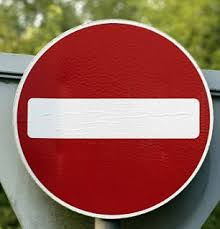
#> input picture img/002.jpg, 220 x 229 px; its folder holds only this picture in this run
$ jupyter execute --allow-errors Traffic_Sign_Classifier.ipynb   (shell and % lines are left out)
#> lines starting #> are read from the running program, lines starting #| are printed output that depends on the picture
# Self-Driving Car Engineer Nanodegree

## Deep Learning

## Project: Build a Traffic Sign Recognition Classifier

In this notebook, a template is provided for you to implement your functionality in stages which is required to successfully complete this project. If additional code is required that cannot be included in the notebook, be sure that the Python code is successfully imported and included in your submission, if necessary. Sections that begin with **'Implementation'** in the header indicate where you should begin your implementation for your project. Note that some sections of implementation are optional, and will be marked with **'Optional'** in the header.

In addition to implementing code, there will be questions that you must answer which relate to the project and your implementation. Each section where you will answer a question is preceded by a **'Question'** header. Carefully read each question and provide thorough answers in the following text boxes that begin with **'Answer:'**. Your project submission will be evaluated based on your answers to each of the questions and the implementation you provide.

>**Note:** Code and Markdown cells can be executed using the **Shift + Enter** keyboard shortcut. In addition, Markdown cells can be edited by typically double-clicking the cell to enter edit mode.

---
## Step 0: Load The Data

[cell 1]
# Load pickled data
import pickle

training_file = 'train.p'
testing_file = 'test.p'

#> (the rest of this cell did not finish here and is left out)

---

## Step 1: Dataset Summary & Exploration

The pickled data is a dictionary with 4 key/value pairs:

- `'features'` is a 4D array containing raw pixel data of the traffic sign images, (num examples, width, height, channels).
- `'labels'` is a 2D array containing the label/class id of the traffic sign. The file `signnames.csv` contains id -> name mappings for each id.
- `'sizes'` is a list containing tuples, (width, height) representing the the original width and height the image.
- `'coords'` is a list containing tuples, (x1, y1, x2, y2) representing coordinates of a bounding box around the sign in the image. **THESE COORDINATES ASSUME THE ORIGINAL IMAGE. THE PICKLED DATA CONTAINS RESIZED VERSIONS (32 by 32) OF THESE IMAGES**

#> (a cell that did not finish here is left out)

To give us some intuition about the data, we plot a random selection of 100 images from the training set.

[cell 3]
import pandas as pd
import matplotlib.pyplot as plt
import numpy as np
import matplotlib.gridspec as gridspec


# [21 lines left out: function draw_sample, not called in this run]

#> (the rest of this cell did not finish here and is left out)

----

## Step 2: Design and Test a Model Architecture

Design and implement a deep learning model that learns to recognize traffic signs. Train and test your model on the [German Traffic Sign Dataset](http://benchmark.ini.rub.de/?section=gtsrb&subsection=dataset).

There are various aspects to consider when thinking about this problem:

- Neural network architecture
- Play around preprocessing techniques (normalization, rgb to grayscale, etc)
- Number of examples per label (some have more than others).
- Generate fake data.

Here is an example of a [published baseline model on this problem](http://yann.lecun.com/exdb/publis/pdf/sermanet-ijcnn-11.pdf). It's not required to be familiar with the approach used in the paper but, it's good practice to try to read papers like these.

### Implementation

### Question 1

*Describe how you preprocessed the data. Why did you choose that technique?*

I experimented with a number of different pre-processings techniques:

- Grayscale vs. RGB vs. YUV
- Min-max normalization vs. CLAHE (contrast-limited adaptive histogram equalization)

I looked into adaptive histogram equalization as a way to deal with the many images where the contrast with too low. Histogram equalization normalizes the CDF of pixel values; adaptive histogram equalization applies the normalization to local cross-sections of the data similar to how a convolutional layer strides across an image.

This technique is usually applied to grayscale images, but I also tried applying it to each of the RGB channels. The latter ended up distorting the color distributions and introducing a lot more noise.

Besides grayscaling images, I also tried YUV encoding, which LeCunn and Semanet used in their paper (http://yann.lecun.com/exdb/publis/pdf/sermanet-ijcnn-11.pdf). The authors of that paper said they then applied "global and local contrast normalization", which I coded up with the help of `cv2`.

[cell 4]
import cv2

# [10 lines left out: functions preprocess_gray_min_max, preprocess_gray_hist_equalization, not called in this run]

def preprocess_color_min_max(img):
    img_norm = (img - np.min(img, axis=(0,1)))/(np.max(img, axis=(0,1))-np.min(img, axis=(0,1)))
    return img_norm

# [15 lines left out: functions preprocess_color_hist_equalization, preprocess_yuv, not called in this run]

#> (the rest of this cell did not finish here and is left out)

In the end, RGB color channels with min-max normalization yielded the best results on both testing and training datasets.

### Question 2

_Describe how you set up the training, validation and testing data for your model. **Optional**: If you generated additional data, how did you generate the data? Why did you generate the data? What are the differences in the new dataset (with generated data) from the original dataset?_

For each image in the original data set, I applied a random combination of rotation/affine transformation/translation using the opencv2 library to quintuple the size of the original training data.

I applied the same pre-processing steps I used in the training data to the images in test.p.

[cell 5]
## Generate fake training data by applying rotations/translations/affine transformations to original images
## Credit for image-jittering function goes to Vivek Yadav
## https://nbviewer.jupyter.org/github/vxy10/SCND_notebooks/blob/master/preprocessing_stuff/img_transform_NB.ipynb

# [39 lines left out: function transform_image, not called in this run]

X_fake = []
y_fake = []
#> (the rest of this cell did not finish here and is left out)

After adding the "jittered" images, I shuffled the training data and set aside 5% of the data to serve as a validation set.

[cell 6]
from sklearn.utils import shuffle
from sklearn.model_selection import train_test_split

#> (the rest of this cell did not finish here and is left out)

Let's see what the training data looks like after normalization and jittering.

#> (a cell that did not finish here is left out)

### Question 3

What does your final architecture look like? (Type of model, layers, sizes, connectivity, etc.)

I used the Lenet-5 digit classification model with an output vector of size 43 instead of 10 as a baseline.

The LeNet-5 archicture takes in a 32x32xC input (C is the number of channels; in this case, 3).

- The first convolutional layer consists of 6 feature maps of 5x5x3 convolutions with stride 1. We apply 2x2 max pooling to each 28x28 channel in the output to generate a layer of size 14x14x6.
- The second convolutional layer consists of 16 feature maps of 5x5x6 convolutions with stride 1. Again, we apply 2x2 max pooling to each 10x10 channel in the output to generate a layer of size 5x5x16.
- Two fully connected layers of size 120 and 84.
- Output layer of size 43.

The activation function for each layer of the LeNet-5 model is a rectified linear unit (ReLU).

In addition to the baseline LeNet model, I tried two alternative architectures to adapt the original network for a larger output layer. I used the same convolutional layers, but removed one of the max pooling layers. The intuition behind this was that since the traffic sign images contained a much richer feature set than handwritten digits, I wouldn't need to do as much downsampling. Removing one of the max pooling layers resulted in a pair of fully connected layers that were approximately 4 times the size of the fully connected layers in the LeNet setup (which was good considering we had ~4 times as many output classes).

LeNet_NoPool1 removes the first max pooling layer; LeNet_NoPool2 removes the second.

[cell 8]
import tensorflow as tf
from tensorflow.contrib.layers import flatten

# [96 lines left out: functions LeNet, LeNet_NoPool2, LeNet_NoPool1, not called in this run]

### Question 4

_How did you train your model? (Type of optimizer, batch size, epochs, hyperparameters, etc.)_

I used a 43-way softmax to convert the neural network output to a vector of probabilities corresponding to each output class. The objective function I chose to minimize was cross-entropy, which rewards both accuracy and confidence of our NN predictions.

Batch size was 64. I trained the model for 10 epochs, or until the first epoch in which validation error stopped decreasing (whichever came first).

The optimizer I used was the Adam optimizer, which performs stochastic gradient descent, with learning rate 0.001. I used the MNIST digit classification problem as a baseline for this part of the challenge.

#> (a cell that did not finish here is left out)

### Question 5

_What approach did you take in coming up with a solution to this problem? It may have been a process of trial and error, in which case, outline the steps you took to get to the final solution and why you chose those steps. Perhaps your solution involved an already well known implementation or architecture. In this case, discuss why you think this is suitable for the current problem._

The approach I took was largely trial and error. Simply plugging in the LeNet architecture from the lab got me fairly high accuracy on the validation set (~95%), but only 90% on the test data.

The steps I took to improve my model were roughly as follows:

- Jittering images to generate additional training data
- Experimenting with different pre-processing methods.
- Trying different batch sizes/epochs (this was the least useful, although I did find early termination to be useful).
- Modifying the LeNet architecture. Here is the testing accuracy I achieved with the three different models:
-- LeNet: 92.4%
-- LeNet, minus second pooling layer: 94.0%
-- LeNet, minus first pooling layer: 95.1%

Modifying the archicture to increase the number of nodes in the neural network resulted in significant improvements over the baseline LeNet model.

#> (a cell that did not finish here is left out)

The modified LeNet-5 neural network is able to predict testing data from the German traffic sign dataset with ~95% accuracy. Not bad!

#> (a cell that did not finish here is left out)

---

## Step 3: Test a Model on New Images

Take several pictures of traffic signs that you find on the web or around you (at least five), and run them through your classifier on your computer to produce example results. The classifier might not recognize some local signs but it could prove interesting nonetheless.

You may find `signnames.csv` useful as it contains mappings from the class id (integer) to the actual sign name.

### Question 6

_Choose five candidate images of traffic signs and provide them in the report. Are there any particular qualities of the image(s) that might make classification difficult? It could be helpful to plot the images in the notebook._

I decided to test my model against non-German traffic signs. Most of the ones I found were US signs. A human being should be able to follow a foreign country's traffic signs with little or no difficulty.

The images I chose are found in the `img` directory. I used to the `Pillow` package to convert the jpg files to 32x32x3 RGB channel images, and applied the same pre-processing step I used for the original data (min-max normalization of all three channels).

[cell 12]
import os
import matplotlib.image as mpimg
from PIL import Image

## Manually label test data using labels in signnames.csv
y_dict = {'001': 14,
 '002': 17,
 '003': 2,
 '004': 1,
 '005': 27}

## Load images from 'img directory
X_new = []
y_new = []
for file in sorted(os.listdir('img')):
    if file.split('.')[1]=='jpg':
        X_new.append(np.asarray(Image.open('img/'+file).resize((32, 32))))
        y_new.append(y_dict[file.split('.')[0]])


X_new_processed = [preprocess_color_min_max(image) for image in X_new]
#> in preprocess_color_min_max, `img_norm = (img - np.min(img, axis=(0,1)))/(np.max(img, axis=(0,1))-np..`:
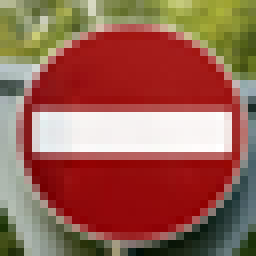
#> img_norm: shape (32, 32, 3) float64 (shown 8 times larger); mean of channels 0, 1, 2 0.602, 0.386, 0.326; drawn as R, G, B
#> X_new_processed = 1 item

Let's see what the traffic signs look like.

[cell 13]
plt.figure(figsize=(12,12))
n = len(X_new)
#> n = 1
gs1 = gridspec.GridSpec(1, n)
gs1.update(wspace=0.01, hspace=0.02) # set the spacing between axes.

for i in range(n):
    ax1 = plt.subplot(gs1[i])
    ax1.set_xticklabels([])
    ax1.set_yticklabels([])
    ax1.set_aspect('equal')
    plt.subplot(1,n,i+1)
    plt.imshow(X_new[i])
    plt.axis('off')


$ run again, on img/004.jpg
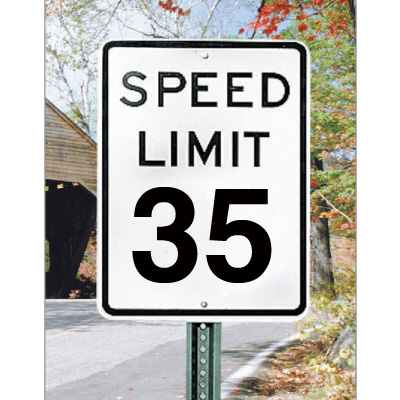
#> input picture img/004.jpg, 400 x 400 px
#> in preprocess_color_min_max, `img_norm = (img - np.min(img, axis=(0,1)))/(np.max(img, axis=(0,1))-np..`:
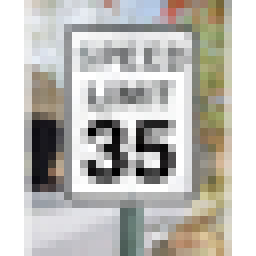
#> img_norm: shape (32, 32, 3) float64 (shown 8 times larger); mean of channels 0, 1, 2 0.745, 0.739, 0.72; drawn as R, G, B
#> X_new_processed = 1 item
#> n = 1

$ run again, on img/005.jpg
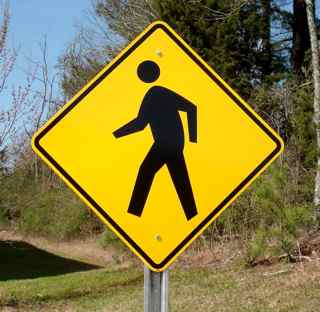
#> input picture img/005.jpg, 320 x 312 px
#> in preprocess_color_min_max, `img_norm = (img - np.min(img, axis=(0,1)))/(np.max(img, axis=(0,1))-np..`:
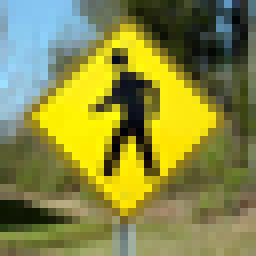
#> img_norm: shape (32, 32, 3) float64 (shown 8 times larger); mean of channels 0, 1, 2 0.534, 0.542, 0.263; drawn as R, G, B
#> X_new_processed = 1 item
#> n = 1
